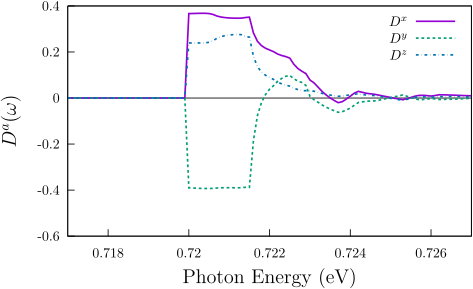

The script that saved this image:
set terminal mp color dashed latex 11

set xlabel "{\\Large Photon Energy (eV)}"

set lmargin 10
set rmargin 2

set xtics nomirror
set ytics nomirror
set zeroaxis lw 1 lt 2 lc 0
# set label 1 "{\\Large C$_{16}$H$_{8}$-alt}"   at graph 0.75, graph 0.15 

set output "dsp-alt.mp"
set xrange [0.717:0.727]
set yrange [-0.6:0.4]
set key title ""
set ylabel "{\\Large $D^{a}(\\omega)$}"


p   "data/alt/res-spin_0-0.8eV/dsp.kk_x_14452_65-spin_scissor_0_Nc_18" u ($1+0.0015):(0.813*2*$4/($2+$3+1.e-10)) title "$D^{x}$" w l lw 2.0 lt 1 dt 1,\
    "data/alt/res-spin_0-0.8eV/dsp.kk_y_14452_65-spin_scissor_0_Nc_18" u ($1+0.0015):(0.813*2*$4/($2+$3+1.e-10)) title "$D^{y}$" w l lw 2.0 lt 2 dt 2,\
    "data/alt/res-spin_0-0.8eV/dsp.kk_z_14452_65-spin_scissor_0_Nc_18" u ($1+0.0015):(0.813*2*$4/($2+$3+1.e-10)) title "$D^{z}$" w l lw 2.0 lt 6 dt 3,\
